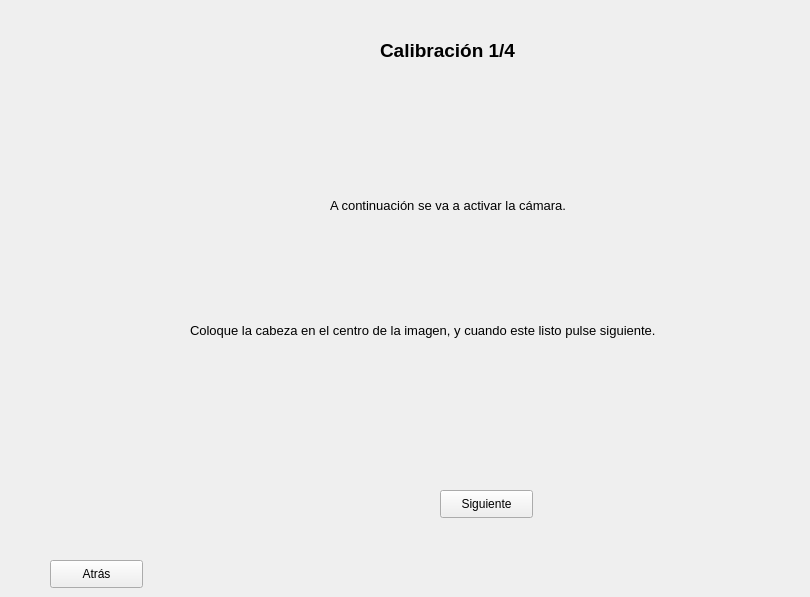
    <widget class="QWidget" name="page_5">
     <widget class="QPushButton" name="pushButton_6">
      <property name="geometry">
       <rect>
        <x>440</x>
        <y>490</y>
        <width>93</width>
        <height>28</height>
       </rect>
      </property>
      <property name="text">
       <string>Siguiente</string>
      </property>
     </widget>
     <widget class="QLabel" name="label_10">
      <property name="geometry">
       <rect>
        <x>380</x>
        <y>30</y>
        <width>201</width>
        <height>41</height>
       </rect>
      </property>
      <property name="font">
       <font>
        <pointsize>14</pointsize>
        <weight>75</weight>
        <bold>true</bold>
       </font>
      </property>
      <property name="text">
       <string>Calibración 1/4</string>
      </property>
     </widget>
     <widget class="QLabel" name="label_11">
      <property name="geometry">
       <rect>
        <x>330</x>
        <y>190</y>
        <width>311</width>
        <height>31</height>
       </rect>
      </property>
      <property name="font">
       <font>
        <pointsize>10</pointsize>
       </font>
      </property>
      <property name="text">
       <string>A continuación se va a activar la cámara.</string>
      </property>
     </widget>
     <widget class="QLabel" name="label_12">
      <property name="geometry">
       <rect>
        <x>190</x>
        <y>310</y>
        <width>611</width>
        <height>41</height>
       </rect>
      </property>
      <property name="font">
       <font>
        <pointsize>10</pointsize>
       </font>
      </property>
      <property name="text">
       <string>Coloque la cabeza en el centro de la imagen, y cuando este listo pulse siguiente.</string>
      </property>
     </widget>
     <widget class="QPushButton" name="pushButton_14">
      <property name="geometry">
       <rect>
        <x>50</x>
        <y>560</y>
        <width>93</width>
        <height>28</height>
       </rect>
      </property>
      <property name="text">
       <string>Atrás</string>
      </property>
     </widget>
    </widget>
